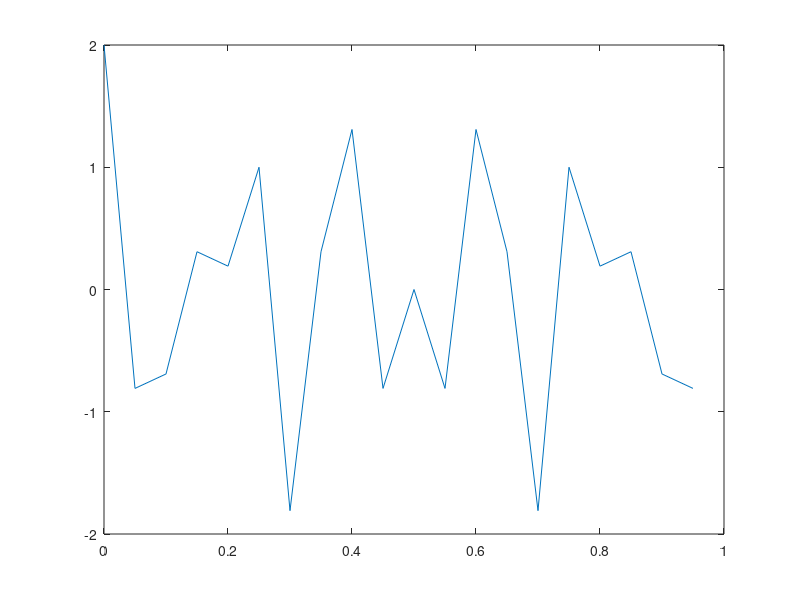
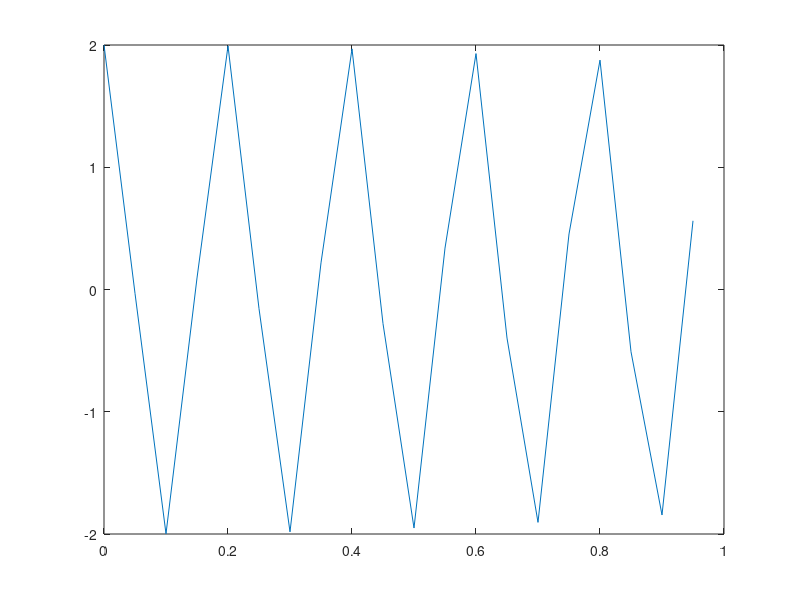
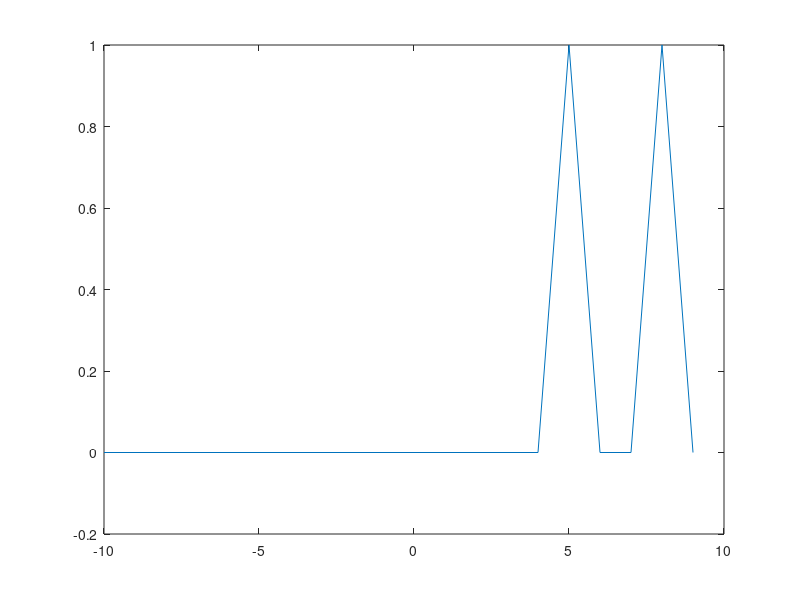
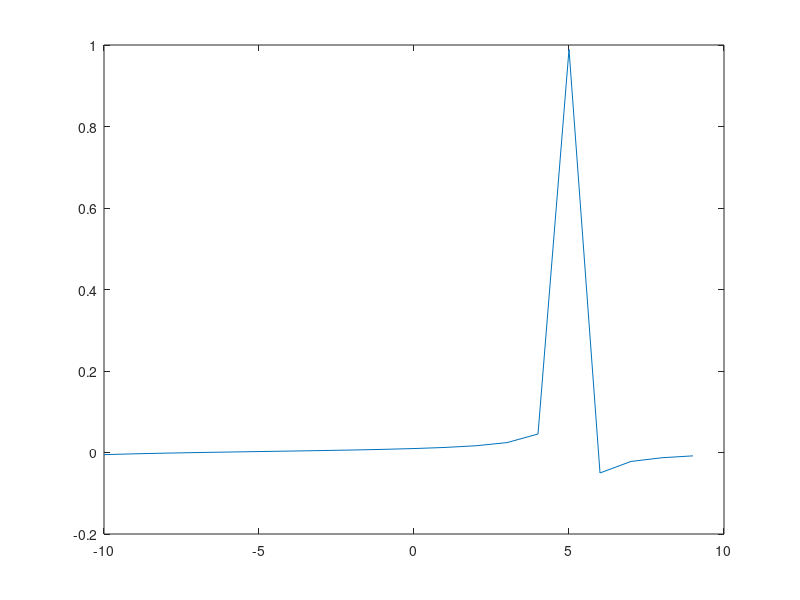

Write MATLAB code to recreate these figures, in order.
clc;
clear;
close all;

fs = 20;
ts = 1/fs;

t = 0:ts:1 - ts;
x1 = exp (1i*2*pi*5*t) + exp (1i*2*pi*8*t);
x2 = exp (1i*2*pi*5*t) + exp (1i*2*pi*5.1*t);

figure
plot (t, x1)

figure
plot (t, x2)

y1 = fftshift(fft(x1));
y2 = fftshift(fft(x2));

y1_2 = y1 / max (abs (y1));
y2_2 = y2 / max (abs (y2));

n = length (y1);

f = -fs/2:fs/n:fs/2 - fs/n;

figure
plot (f, y1_2)

figure
plot (f, y2_2)